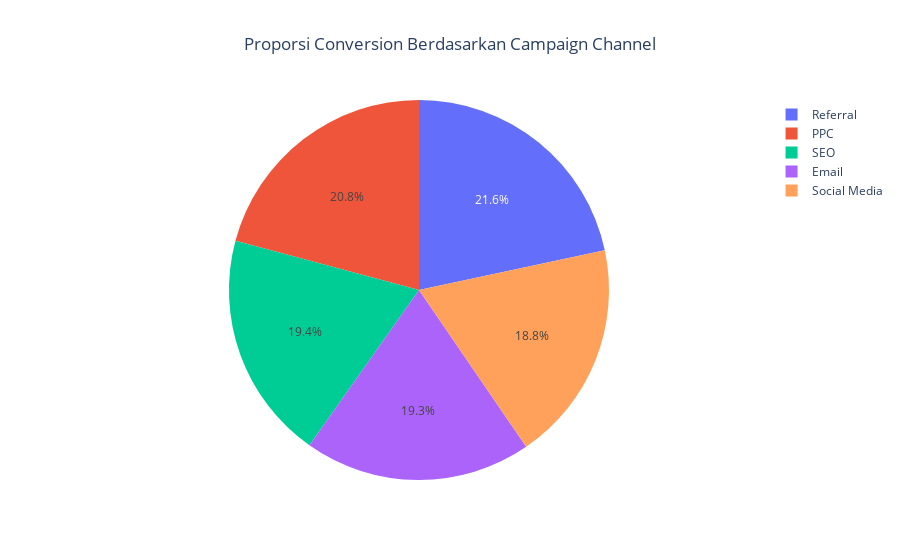

Notebook cell for this chart:
### Markdown cell above
## Campaign Channel yang Paling Banyak Menghasilkan Konversi

### Code cell
# membuat variabel baru dengan data customer yang melakukan conversion
df_convert = df[df['Conversion'] == 1]

# groupby campaign channel
df_counts = df_convert.groupby('CampaignChannel').size().reset_index(name='counts')

# membuat pie chart menggunakan plotly
fig = px.pie(df_counts, values='counts', names='CampaignChannel', title='Proporsi Conversion Berdasarkan Campaign Channel')
fig.update_layout(title_x = 0.5)

# menampilkan pie chart
fig.show()

### Figure 1 — Plotly figure (JSON) as saved in the notebook; plotly's stock layout.template omitted (floating-point values rounded to 4 significant figures)
{"data": [{"domain": {"x": [0, 1], "y": [0, 1]}, "hovertemplate": "CampaignChannel=%{label}<br>counts=%{value}<extra></extra>", "labels": ["Email", "PPC", "Referral", "SEO", "Social Media"], "legendgroup": "", "name": "", "showlegend": true, "type": "pie", "values": [1355, 1461, 1518, 1359, 1319]}], "layout": {"legend": {"tracegroupgap": 0}, "title": {"text": "Proporsi Conversion Berdasarkan Campaign Channel", "x": 0.5}}}
